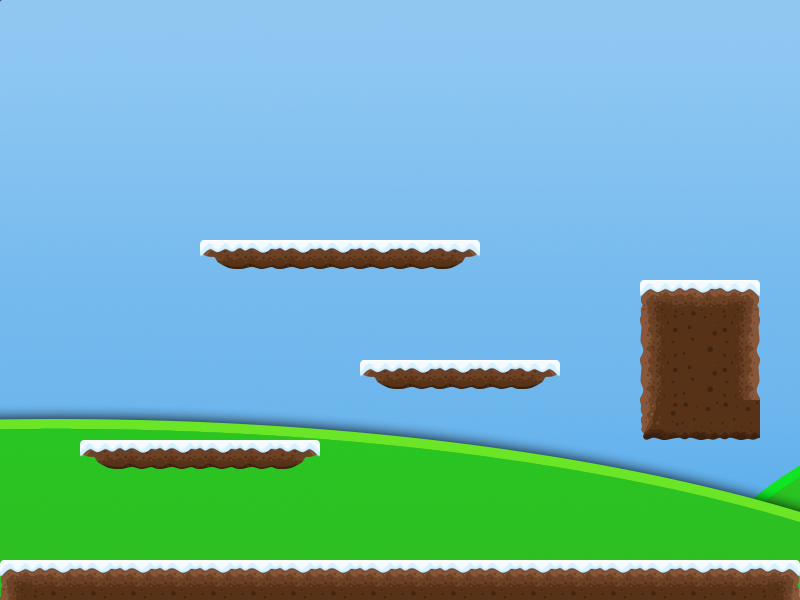

The image is a tile-based game level rendered from a .tmx file. Its description and source (layers, tilesets, objects; grid data summarised) follow:
An orthogonal 20x15 tile map with 40x40 px tiles, 1 tile layer (Static Platforms), 2 tilesets, 1 image layer and 36 objects (15x image, 3x polyground).

<map version="1.0" orientation="orthogonal" renderorder="right-down" width="20" height="15" tilewidth="40" tileheight="40" nextobjectid="48">
 <tileset firstgid="1" name="winter_tileset" tilewidth="40" tileheight="40" tilecount="18">
  <image source="winter_tileset.png" width="240" height="120" />
 </tileset>
 <tileset firstgid="19" name="misc" tilewidth="100" tileheight="88" tilecount="2">
  <tile id="0">
   <image width="20" height="20" source="../images/coin_icon.png" />
  </tile>
  <tile id="1">
   <image width="100" height="88" source="../images/player.png" />
  </tile>
 </tileset>
 <imagelayer name="Background" x="-40" y="-280">
  <image source="background.png" />
 </imagelayer>
 <layer name="Static Platforms" width="20" height="15">
  <data>[300 cells, 50 non-empty, 11 distinct tile ids]</data>
 </layer>
 <objectgroup color="#4e2e28" name="Ground">
  <object id="37" name="polyground" x="81" y="440">
   <polygon points="0,0 240,-1 205,28 39,27" />
  </object>
  <object id="42" name="polyground" x="360" y="360">
   <polygon points="0,0 200,0 164,34 41,36" />
  </object>
  <object id="44" x="640" y="280" width="120" height="160" />
  <object id="45" name="polyground" x="200" y="240">
   <polygon points="0,0 280,0 242,35 41,33" />
  </object>
  <object id="47" x="0" y="560" width="800" height="40" />
 </objectgroup>
 <objectgroup color="#55ff7f" name="Boundaries">
  <object id="36" x="0" y="560">
   <polyline points="0,0 0,-560 800,-560 800,0" />
  </object>
 </objectgroup>
 <objectgroup color="#ffff00" name="Coins">
  <object id="2" x="171" y="408" width="20" height="20" />
  <object id="3" x="250" y="408" width="20" height="20" />
  <object id="4" x="408" y="332" width="20" height="20" />
  <object id="5" x="489" y="330" width="20" height="20" />
  <object id="7" x="688" y="251" width="20" height="20" />
  <object id="8" x="406" y="211" width="20" height="20" />
  <object id="9" x="330" y="210" width="20" height="20" />
  <object id="10" x="249" y="211" width="20" height="20" />
  <object id="11" x="92" y="407" width="20" height="20" />
  <object id="12" x="410" y="529" width="20" height="20" />
  <object id="13" x="490" y="531" width="20" height="20" />
  <object id="14" x="650" y="530" width="20" height="20" />
  <object id="15" x="568" y="530" width="20" height="20" />
  <object id="16" x="730" y="531" width="20" height="20" />
  <object id="19" name="image" gid="19" x="91" y="427" width="20" height="20" />
  <object id="20" name="image" gid="19" x="171" y="428" width="20" height="20" />
  <object id="21" name="image" gid="19" x="250" y="428" width="20" height="20" />
  <object id="22" name="image" gid="19" x="410" y="549" width="20" height="20" />
  <object id="23" name="image" gid="19" x="490" y="550" width="20" height="20" />
  <object id="24" name="image" gid="19" x="569" y="550" width="20" height="20" />
  <object id="25" name="image" gid="19" x="650" y="549" width="20" height="20" />
  <object id="26" name="image" gid="19" x="730" y="551" width="20" height="20" />
  <object id="27" name="image" gid="19" x="490" y="351" width="20" height="20" />
  <object id="28" name="image" gid="19" x="408" y="351" width="20" height="20" />
  <object id="29" name="image" gid="19" x="689" y="271" width="20" height="20" />
  <object id="30" name="image" gid="19" x="406" y="232" width="20" height="20" />
  <object id="31" name="image" gid="19" x="330" y="231" width="20" height="20" />
  <object id="32" name="image" gid="19" x="250" y="231" width="20" height="20" />
 </objectgroup>
 <objectgroup color="#ffaa00" name="Player">
  <object id="33" x="6" y="456" width="40" height="40" />
  <object id="35" name="image" gid="20" x="4" y="494" width="45.4545" height="40" />
 </objectgroup>
</map>